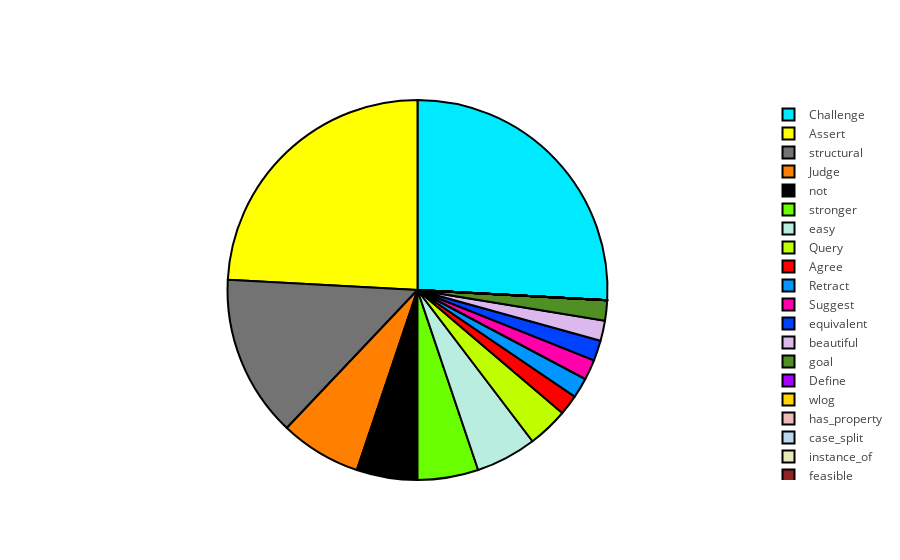

Notebook source saved alongside this figure:
### Code cell
values = [1, 14, 15, 0, 4, 2, 1, 1, 3, 0, 3, 1, 0, 0, 0, 1, 3, 0, 0, 0, 0, 1, 0, 8]

trace = Pie(labels=labels, values=values,
               hoverinfo='label+percent', textinfo='none', 
               textfont=dict(size=20),
               marker=dict(colors=colors, 
                           line=dict(color='#000000', width=2)),
               showlegend=True,
               name="Example",
               insidetextfont=dict(color="white"),
               scalegroup="foo")

iplot([trace], filename='styled_pie_chart')

### Figure 1 — Plotly figure (JSON) as saved in the notebook; plotly's stock layout.template omitted (floating-point values rounded to 4 significant figures)
{"data": [{"hoverinfo": "label+percent", "insidetextfont": {"color": "white"}, "labels": ["Agree", "Assert", "Challenge", "Define", "Judge", "Query", "Retract", "Suggest", "not", "wlog", "stronger", "equivalent", "has_property", "case_split", "instance_of", "beautiful", "easy", "feasible", "plausible", "useful", "auxiliary", "goal", "strategy", "structural"], "marker": {"colors": ["#FF0000", "#FFFF00", "#00EAFF", "#AA00FF", "#FF7F00", "#BFFF00", "#0095FF", "#FF00AA", "#000000", "#FFD400", "#6AFF00", "#0040FF", "#EDB9B9", "#B9D7ED", "#E7E9B9", "#DCB9ED", "#B9EDE0", "#8F2323", "#23628F", "#8F6A23", "#6B238F", "#4F8F23", "#CCCCCC", "#737373"], "line": {"color": "#000000", "width": 2}}, "name": "Example", "scalegroup": "foo", "showlegend": true, "textfont": {"size": 20}, "textinfo": "none", "type": "pie", "values": [1, 14, 15, 0, 4, 2, 1, 1, 3, 0, 3, 1, 0, 0, 0, 1, 3, 0, 0, 0, 0, 1, 0, 8]}], "layout": {}}
